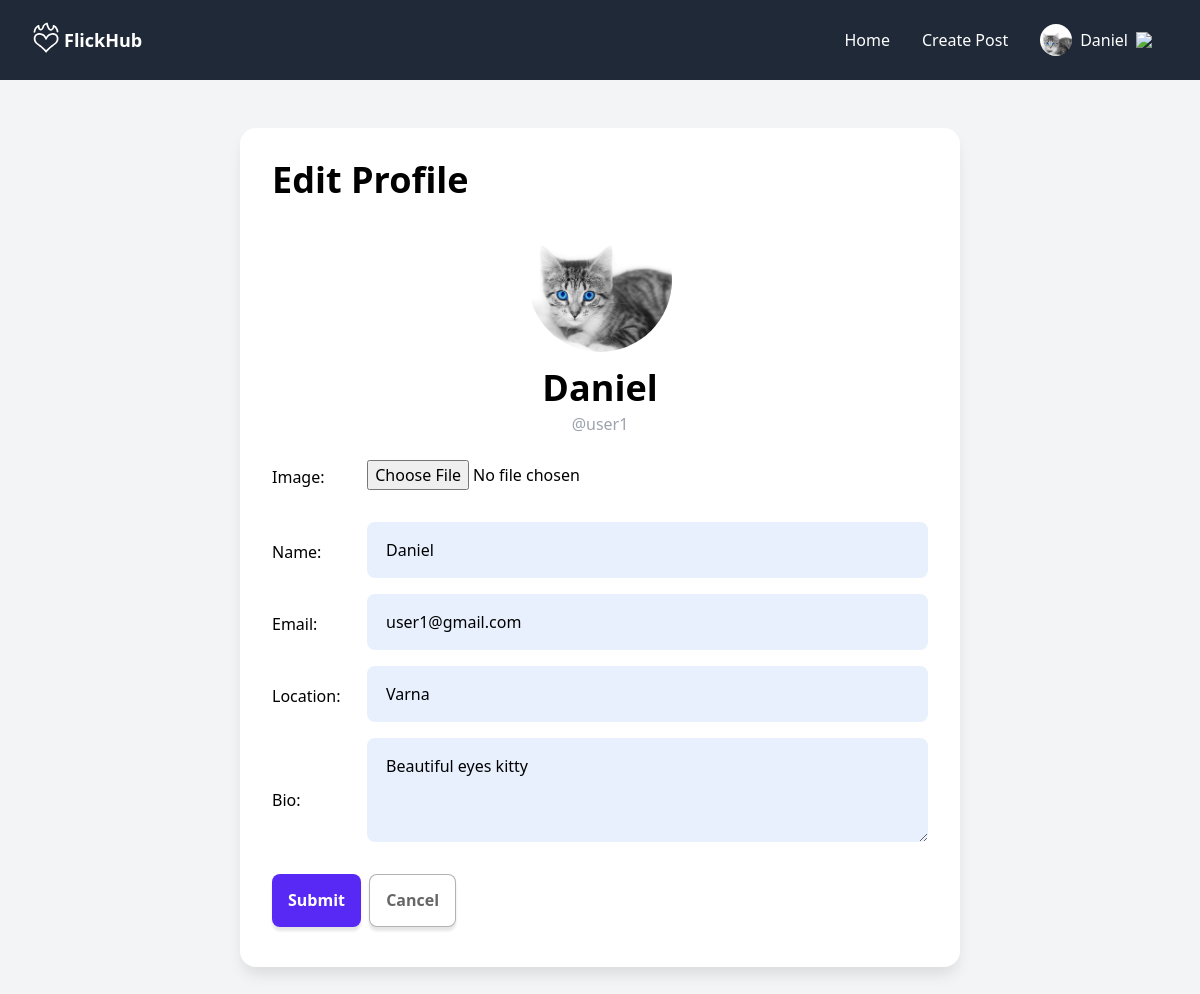
The app's page /profile/edit/ (signed in), older data.
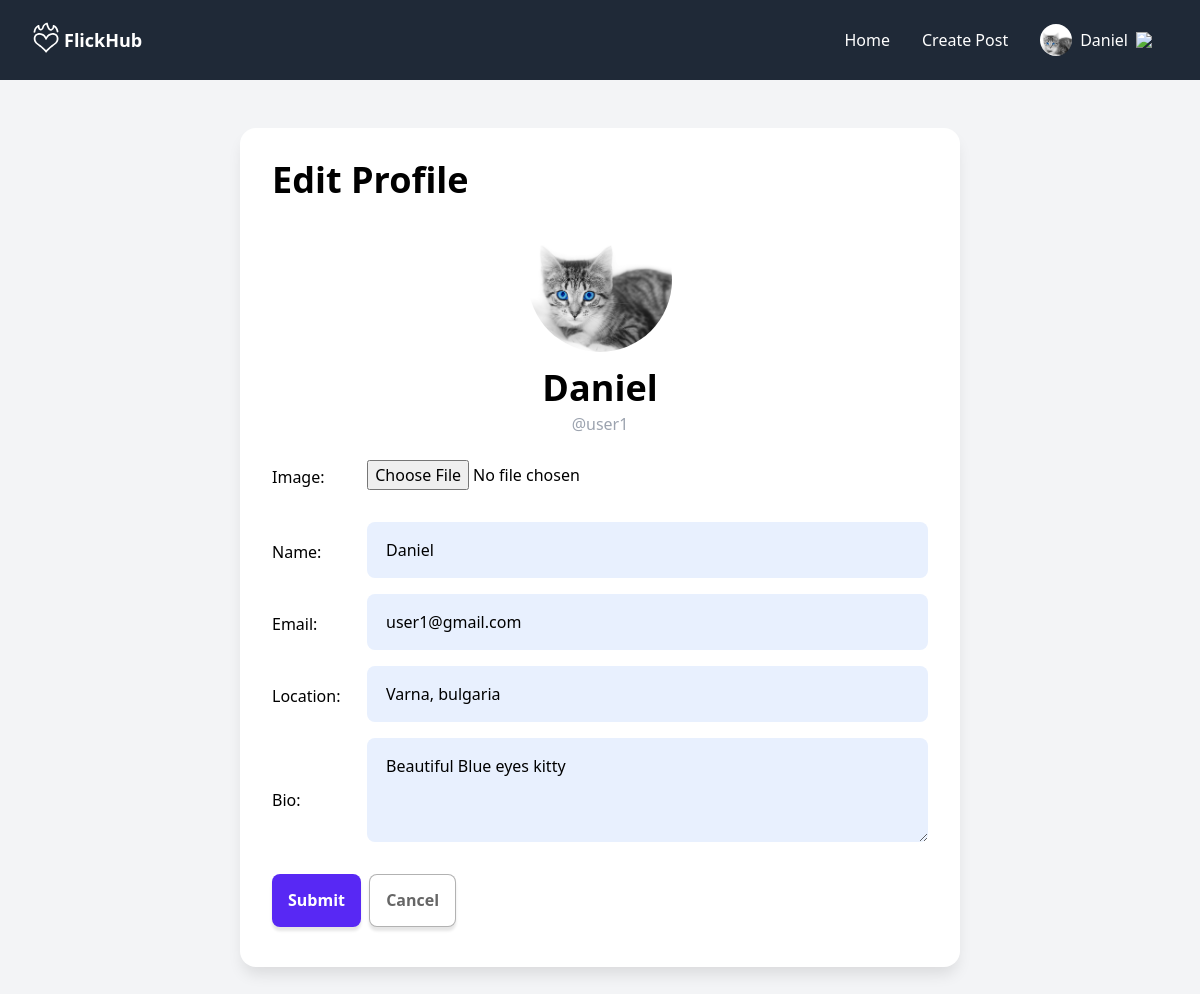
The same page, newer data.
### ausers/models.py (models this page shows, shortened)
class Profile(models.Model):
    user = models.OneToOneField(User, on_delete=models.CASCADE)
    image = models.ImageField(upload_to='avatars/', null=True, blank=True)
    realname = models.CharField(max_length=20, null=True, blank=True)
    email = models.EmailField(unique=True, null=True)
    location = models.CharField(max_length=20, null=True, blank=True)
    bio = models.TextField(null=True, blank=True)
    created = models.DateTimeField(auto_now_add=True)
    @property
    def avatar(self):
        try:
            avatar = self.image.url
        except:
            avatar = static('images/avatar_default.svg')
        return avatar
    @property
    def name(self):
        if self.realname:
            name = self.realname
        else:
            name = self.user.username
        return name

### ausers/views.py (the view)
# urls.py: path('profile/edit/', profile_edit_view, name='profile-edit'),
def profile_edit_view(request):
    form = ProfileForm(instance=request.user.profile)
    if request.method =='POST':
        form = ProfileForm(request.POST, request.FILES, instance=request.user.profile)
        if form.is_valid():
            form.save()
            return redirect('profile')
    return render(request, 'ausers/profile_edit.html', {'form': form})

### ausers/forms.py
class ProfileForm(ModelForm):
    class Meta:
        model = Profile
        exclude = ['user']
        labels = {
            'realname' : 'Name'
        }
        widgets = {
            'image': forms.FileInput(),
            'bio' : forms.Textarea(attrs={'rows':3})
        }

### templates/ausers/profile_edit.html (shortened to what this page needs)
{% extends 'layouts/c.html' %}
{% block content %}
<h1 class="mb-2">Edit Profile</h1>
<div class="text-center flex flex-col items-center">
    <img id="avatar" class="w-36 h-36 rounded-full object-cover mb-4" src="{{user.profile.avatar}}" />
    <div class="text-center max-w-md">
        <h1 id="realname">{{user.profile.name}}</h1>
        <div class="text-gray-400 mb-2 -mt-3">@{{user.username}}</div>
    </div>
</div>
<form method="POST" enctype="multipart/form-data">
    {{ form.as_p}}
    <button type="submit" >Submit</button>
    <a class="button secondaryAction ml-1" href="{{ request.META.HTTP_REFERER }}">Cancel</a>
</form>
{% endblock %}

### templates/layouts/c.html
{% extends 'base.html' %}
{% block layout %}
<content class="block max-w-3xl mx-auto my-12 px-6">
    <div class="card p-8 !pb-10">
        {% block content %}
        {% endblock %}
    </div>
</content>
{% endblock %}

### templates/base.html (shortened to what this page needs)
<!DOCTYPE html>
<html lang="en">
<head>
    <script src="https://cdn.tailwindcss.com"></script>
</head>
<body class="bg-gray-100">
{%include 'includes/header.html'%}
{%block layout%}
{%endblock%}
</body>
</html>

### templates/includes/header.html (shortened to what this page needs)
{% load static %}
<header x-data="{ mobilenavOpen: false }" class="md:flex items-center justify-between [&>*]:px-8 bg-gray-800 h-20 text-white sticky top-0 z-40">
    <div class="flex items-center justify-between h-20">
        <logo>
            <a class="flex items-center gap-1" href="/">
                <img class="w-7 -mt-1" src="{% static 'images/fireheart_white.svg' %}" alt="Logo"/>
                <span class="text-lg font-bold">FlickHub</span>
            </a>
        </logo>
    </div>
    <nav x-show="mobilenavOpen" x-cloak class="md:!block bg-gray-800 h-screen w-screen md:h-auto md:w-auto -mt-20 md:mt-0 absolute md:relative z-[-1]"
    x-transition:enter="duration-300 ease-out"
    x-transition:enter-start="opacity-0 -translate-y-96"
    x-transition:enter-end="opacity-100 translate-y-0">
        <ul class="flex items-center navitems flex-col md:flex-row gap-8 md:gap-0 justify-center h-full -translate-y-10 md:translate-y-0">
            {% if user.is_authenticated %}
            <li><a href="/">Home</a></li>
            <li><a href="{% url 'post-create' %}">Create Post</a></li>
            <li x-data="{ dropdownOpen: false }" class="relative">
                <a @click="dropdownOpen = !dropdownOpen" @click.away="dropdownOpen = false" class="cursor-pointer select-none">
                    <img class="h-8 w-8 rounded-full object-cover" src="{{user.profile.avatar}}"/>
                    {{user.profile.name}}
                    <img x-bind:class="dropdownOpen && 'rotate-180 duration-300'" class="w-4" src="https://img.icons8.com/small/32/777777/expand-arrow.png"/>
                </a>
            </li>
            {% else %}
            <li><a href="{%url 'account_login'%}">Log In</a></li>
            <li><a href="{%url 'account_signup'%}">Sign Up</a></li>
            {% endif %}
        </ul>
    </nav>
</header>

### templates/base.html (style rules this page uses)
:root { --primary: rgb(88, 40, 244); --primary-hover: rgb(69, 29, 200); --black: #1f2937; --font1: 'Lobster', sans-serif; }
h1 { @apply text-4xl font-bold mb-4 }
.button, button, [type='submit'], [type='button'] { display: inline-flex; flex-wrap: wrap; align-items: center; justify-content: center; flex-shrink: 0; text-align: center; border-radius: 0.5rem; cursor: pointer; padding: 0 1rem; min-height: 3.3rem; font-weight: 600; box-shadow: 0 4px 3px rgba(0, 0, 0, 0.1); transition-property: transform; transition-duration: .2s; color: white; background-color: var(--primary); width: fit-content; }
.secondaryAction { background-color: white; color: rgba(0, 0, 0, 0.6); border: 1px solid rgba(0, 0, 0, 0.3); }
.navitems>li>a { @apply flex items-center gap-2 h-12 px-4 hover:bg-gray-700 rounded-lg; }
.card { display: flex; flex-direction: column; overflow: hidden; position: relative; border-radius: 1rem; box-shadow: 0 10px 15px -3px rgba(0,0,0,0.1); margin-bottom: 2rem; background-color: white; padding-bottom: 1rem; width: 100%; }
html, body { margin: 0; min-height: 100%; }
p { margin-bottom: 1rem; }
form p { display: flex; align-items: center; margin-bottom: 1rem; }
label, input { display: inline-block; }
form p label { width: 7rem; }
label { margin: 6px 0 3px; }
input, textarea { width: 100%; }
input[type="file"], select { background-color: white; padding-left: 0; }
.textarea, textarea { margin-bottom: 1rem; }
.textarea, textarea, input { border-radius: 0.5rem; padding: 1rem 1.2rem; background-color: rgba(232, 240, 254, 1); }

Row changes from the older to the newer data that the page shows:
changed Profile "Daniel": location "Varna" → "Varna, bulgaria"; bio "Beautiful eyes kitty" → "Beautiful Blue eyes kitty"
